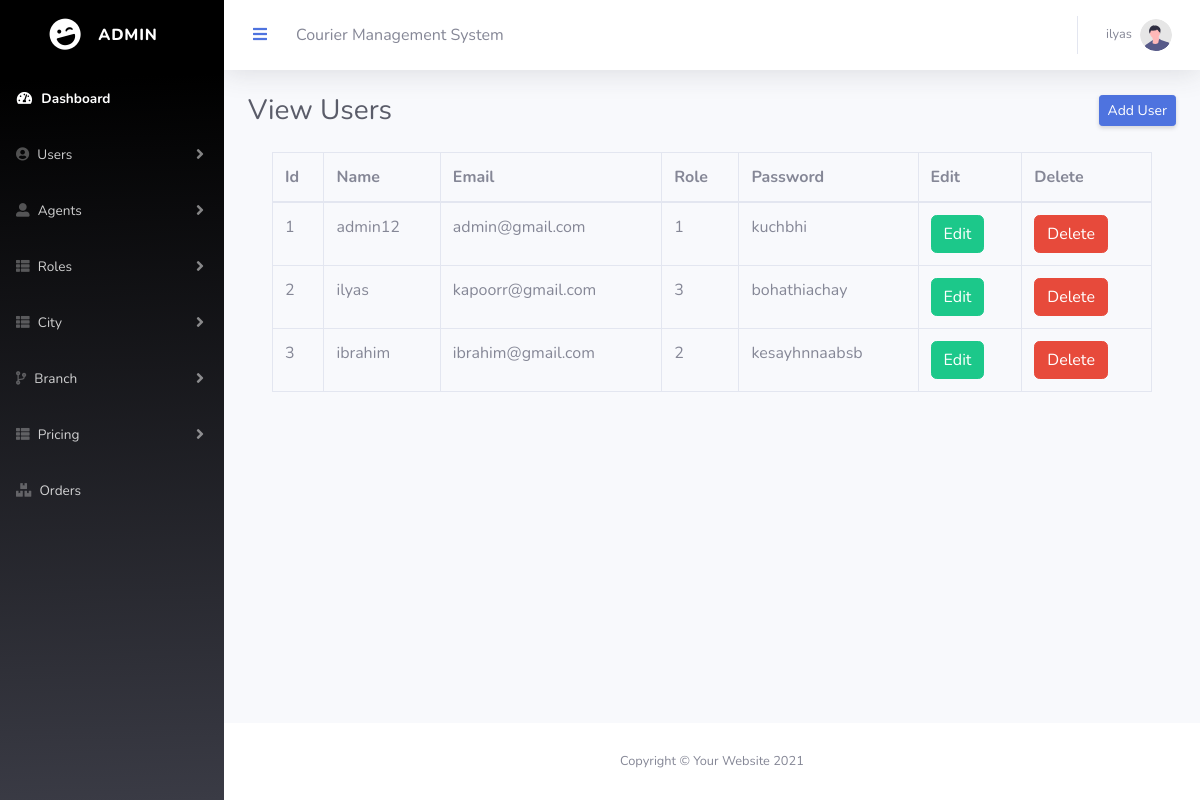
The app's page /Eproject/admin/userlist.php (signed in), older data.
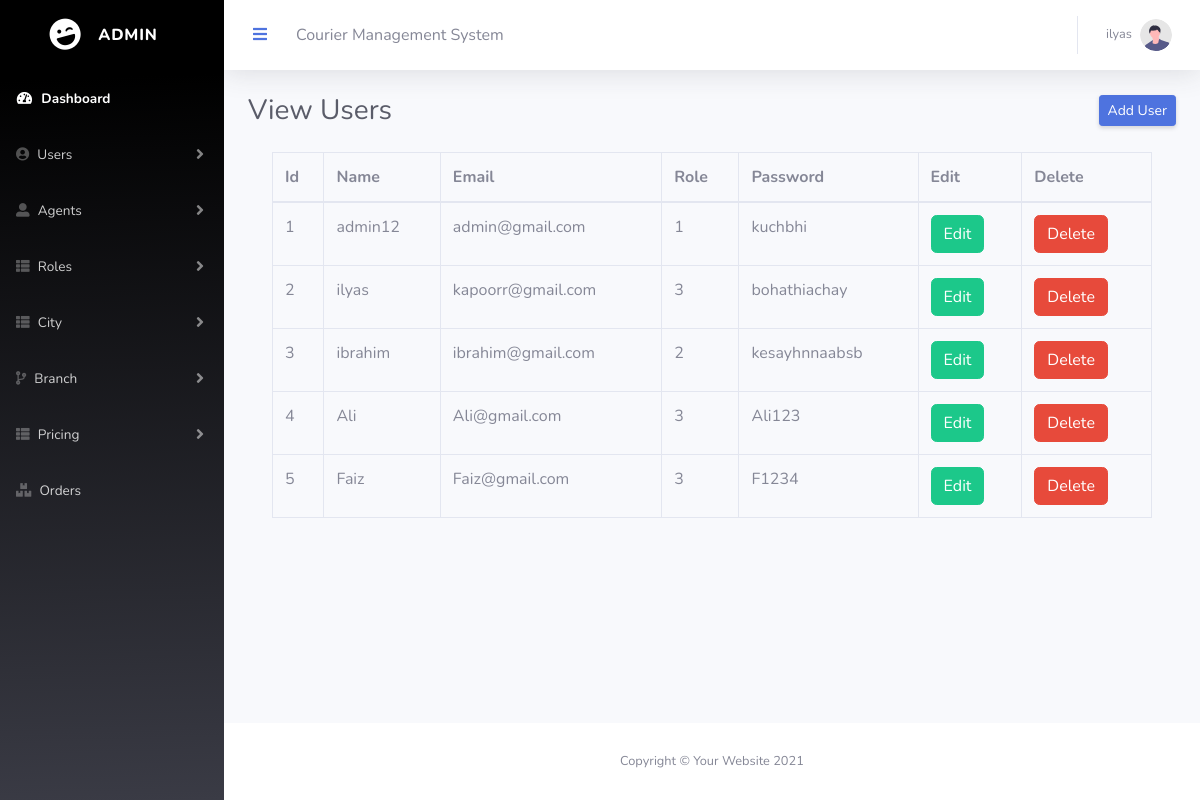
The same page, newer data.
### tables this page shows
CREATE TABLE `tbl_user` (
  `u_id` int(11) NOT NULL,
  `u_name` varchar(50) NOT NULL,
  `u_email` varchar(50) NOT NULL,
  `r_id` int(11) NOT NULL,
  `password` varchar(20) NOT NULL,
  `status` int(11) NOT NULL
);

### Eproject/admin/userlist.php (the view, shortened to what this page needs)
<?php
include('connection.php');
$select_q = 'SELECT * FROM `tbl_user`WHERE status=0';
$run_q = mysqli_query($conn, $select_q);
?>
<!DOCTYPE html>
<html lang="en">
<head>
    <link href="vendor/fontawesome-free/css/all.min.css" rel="stylesheet" type="text/css">
    <link href="css/sb-admin-2.min.css" rel="stylesheet">
</head>
<body id="page-top">
    <div id="wrapper">
        <?php include('sidebar.php') ?>
        <div id="content-wrapper" class="d-flex flex-column">
            <div id="content">
                <?php include('topbar.php') ?>
                <div class="container-fluid">
                    <div class="d-sm-flex align-items-center justify-content-between mb-4">
                        <h1 class="h3 mb-0 text-gray-800">View Users</h1>
                        <a href="useradd.php" class="d-none d-sm-inline-block btn btn-sm btn-primary shadow-sm"> Add
                            User</a>
                    </div>
                    <div class="container">
                        <table class="table table-bordered">
                            <thead>
                                <tr>
                                    <th>Id</th>
                                    <th>Name</th>
                                    <th>Email</th>
                                    <th>Role</th>
                                    <th>Password</th>
                                    <th>Edit</th>
                                    <th>Delete</th>
                                </tr>
                            </thead>
                            <tbody>
                                <?php while ($row = mysqli_fetch_array($run_q)) { ?>
                                    <tr>
                                        <td>
                                            <?php echo $row['u_id']; ?>
                                        </td>
                                        <td>
                                            <?php echo $row['u_name']; ?>
                                        </td>
                                        <td>
                                            <?php echo $row['u_email']; ?>
                                        </td>
                                        <td>
                                            <?php echo $row['r_id']; ?>
                                        </td>
                                        <td>
                                            <?php echo $row['password']; ?>
                                        </td>
                                        <td><a href="edituser.php?id=<?php echo $row['u_id']; ?>"
                                                class="btn btn-success">Edit</a></td>
                                        <td><a href="deleteuser.php?id=<?php echo $row['u_id']; ?>"
                                                class="btn btn-danger">Delete</a></td>
                                    </tr>
                                <?php } ?>
                            </tbody>
                        </table>
                    </div>
                </div>
            </div>
            <?php include('footer.php') ?>
        </div>
    </div>
</body>
</html>

Row changes from the older to the newer data that the page shows:
added tbl_user: u_id "4", u_name "Ali", u_email "Ali@gmail.com", r "3", password "Ali123"
added tbl_user: u_id "5", u_name "Faiz", u_email "Faiz@gmail.com", r "3", password "F1234"
